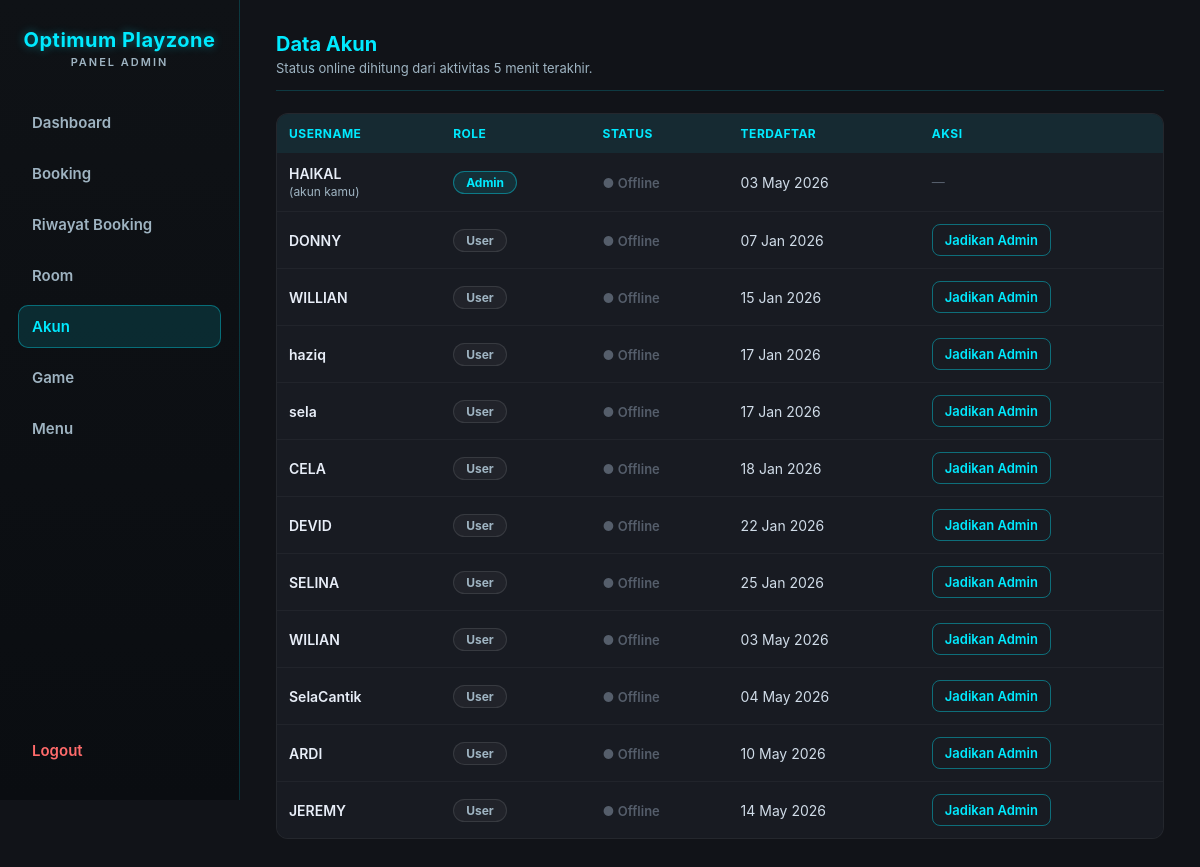
Screenshot of /KITSUNE-ADMIN.php?page=akun (signed in) with the database file from the repository.
### tables this page shows
CREATE TABLE `users` (
  `id` int(11) NOT NULL AUTO_INCREMENT,
  `username` varchar(50) NOT NULL,
  `role` enum('user','admin') NOT NULL DEFAULT 'user',
  `password` varchar(255) NOT NULL,
  `created_at` timestamp NOT NULL DEFAULT current_timestamp(),
  `last_activity` datetime DEFAULT NULL,
  PRIMARY KEY (`id`),
  UNIQUE KEY `username` (`username`)
);

### db.php (called while the page is built, shortened)
<?php
function passwordSig($hash) {
  return substr(hash('sha256', (string) $hash), 0, 16);
}
function isAdminSession($conn) {
  $id = intval($_SESSION['admin_id']);
  $stmt = $conn->prepare("SELECT password FROM users WHERE id = ? AND role = 'admin'");
  $stmt->bind_param("i", $id);
  $stmt->execute();
  $row = $stmt->get_result()->fetch_assoc();
  $ok = $row && (empty($_SESSION['admin_pw_sig']) || hash_equals($_SESSION['admin_pw_sig'], passwordSig($row['password'])));
  return $ok;
}

### KITSUNE-ADMIN.php (the view, shortened to what this page needs)
<?php
require __DIR__ . '/db.php';
function jsArg($v) {
  return htmlspecialchars(json_encode($v, JSON_HEX_TAG | JSON_HEX_APOS | JSON_HEX_QUOT | JSON_HEX_AMP | JSON_INVALID_UTF8_SUBSTITUTE), ENT_QUOTES);
}
$isAdmin = isAdminSession($conn);
$navItems = ['dashboard' => 'Dashboard', 'booking' => 'Booking', 'riwayat' => 'Riwayat Booking',
             'room' => 'Room', 'akun' => 'Akun', 'game' => 'Game', 'menu' => 'Menu'];
$page    = $_GET['page'] ?? 'dashboard';
?>
<!DOCTYPE html>
<html>
<head>
  <link rel="stylesheet" href="admin.css?v=<?= filemtime(__DIR__ . '/admin.css') ?>">
</head>
<body data-open-sec="<?= BOOKING_OPEN_SEC ?>" data-close-sec="<?= BOOKING_CLOSE_SEC ?>">
<?php if (!$isAdmin): ?>
  <div class="login-box">
    <h2>Optimum Playzone<span class="brand-sub">Login Admin</span></h2>
    <?php if (isset($error)): ?>
      <p class="error"><?= htmlspecialchars($error) ?></p>
    <?php endif; ?>
    <form method="post">
      <input name="username" placeholder="Username" required>
      <input type="password" name="password" placeholder="Password" required>
      <button name="login">Login</button>
    </form>
  </div>
<?php else: ?>
<nav class="sidebar">
  <h2>Optimum Playzone<span class="brand-sub">Panel Admin</span></h2>
  <?php foreach ($navItems as $key => $label): ?>
    <a href="?page=<?= $key ?>"<?= $page === $key ? ' class="active"' : '' ?>><?= $label ?>
    </a>
  <?php endforeach; ?>
  <form method="post" class="logout-form">
    <button type="submit" name="logout" value="1">Logout</button>
  </form>
</nav>
<main>
<?php if ($page === 'dashboard'): ?>
  <?php
    releaseNoShows($conn);
    $now        = time();
    $todayStart = strtotime('today', $now);
    $monthStart = strtotime(date('Y-m-01', $now));
    $monthEnd   = strtotime('+1 month', $monthStart);
    $bulanNama  = ['Januari','Februari','Maret','April','Mei','Juni','Juli','Agustus','September','Oktober','November','Desember'];
    $bulanIni   = $bulanNama[intval(date('n', $now)) - 1] . ' ' . date('Y', $now);
    $revenueSince = function ($from) use ($conn) {
      $stmt = $conn->prepare("SELECT COALESCE(SUM(p.amount), 0) AS s FROM booking_payments p JOIN bookings b ON b.id = p.booking_id WHERE b.payment_status <> 'cancelled' AND p.paid_at >= ?");
      $stmt->bind_param("i", $from);
      $stmt->execute();
      $s = intval($stmt->get_result()->fetch_assoc()['s']);
      $stmt->close();
      return $s;
    };
    $revToday = $revenueSince($todayStart);
    $revMonth = $revenueSince($monthStart);
    $tomorrow = $todayStart + 86400;
    $stmt = $conn->prepare("SELECT COUNT(*) AS n FROM bookings WHERE payment_status <> 'cancelled' AND start_time >= ? AND start_time < ?");
    $stmt->bind_param("ii", $todayStart, $tomorrow);
    $stmt->execute();
    $bookToday = intval($stmt->get_result()->fetch_assoc()['n']);
    $stmt->close();
    $monthStartSql = date('Y-m-d 00:00:00', $monthStart);
    $stmt = $conn->prepare("SELECT COALESCE(SUM(quantity * unit_price), 0) AS s FROM menu_orders WHERE status = 'selesai' AND created_at >= ?");
    $stmt->bind_param("s", $monthStartSql);
    $stmt->execute();
    $menuMonth = intval($stmt->get_result()->fetch_assoc()['s']);
    $stmt->close();
    $days = [];
    for ($i = 13; $i >= 0; $i--) {
      $d = strtotime("-$i day", $todayStart);
      $days[date('Y-m-d', $d)] = ['ts' => $d, 'sum' => 0, 'count' => 0];
    }
    $chartFrom = reset($days)['ts'];
    $stmt = $conn->prepare("
      SELECT DATE(FROM_UNIXTIME(p.paid_at)) AS d, SUM(p.amount) AS s, COUNT(*) AS n
      FROM booking_payments p JOIN bookings b ON b.id = p.booking_id
      WHERE b.payment_status <> 'cancelled' AND p.paid_at >= ?
      GROUP BY d
    ");
    $stmt->bind_param("i", $chartFrom);
    $stmt->execute();
    $res = $stmt->get_result();
    while ($row = $res->fetch_assoc()) {
      if (isset($days[$row['d']])) {
        $days[$row['d']]['sum'] = intval($row['s']);
        $days[$row['d']]['count'] = intval($row['n']);
      }
    }
    $stmt->close();
    $maxDay = max(1, max(array_column($days, 'sum')));
    $stmt = $conn->prepare("SELECT payment_status, source, COUNT(*) AS n FROM bookings WHERE start_time >= ? AND start_time < ? GROUP BY payment_status, source");
    $stmt->bind_param("ii", $monthStart, $monthEnd);
    $stmt->execute();
    $byStatus = ['paid' => 0, 'unpaid' => 0, 'cancelled' => 0];
    $bySource = ['online' => 0, 'walkin' => 0];
    $res = $stmt->get_result();
    while ($row = $res->fetch_assoc()) {
      $byStatus[$row['payment_status']] = ($byStatus[$row['payment_status']] ?? 0) + intval($row['n']);
      if ($row['payment_status'] !== 'cancelled') $bySource[$row['source']] += intval($row['n']);
    }
    $stmt->close();
    $totalMonth = max(1, array_sum($byStatus));
    $totalSource = max(1, array_sum($bySource));
    $stmt = $conn->prepare("
      SELECT r.title, r.console_type, COUNT(b.id) AS n, COALESCE(SUM(b.amount_paid), 0) AS s
      FROM bookings b JOIN rooms r ON r.id = b.room_id
      WHERE b.payment_status <> 'cancelled' AND b.start_time >= ? AND b.start_time < ?
      GROUP BY r.id ORDER BY n DESC, s DESC LIMIT 5
    ");
    $stmt->bind_param("ii", $monthStart, $monthEnd);
    $stmt->execute();
    $topRooms = $stmt->get_result()->fetch_all(MYSQLI_ASSOC);
    $stmt->close();
    $maxRoom = max(1, max(array_column($topRooms, 'n') ?: [0]));
    $rp = fn($n) => 'Rp' . number_format($n, 0, ',', '.');
    $hariPendek = ['Min','Sen','Sel','Rab','Kam','Jum','Sab'];
  ?>
  <div class="page-head">
    <div>
      <h2>Dashboard</h2>
      <p class="page-sub">Ringkasan pendapatan dan booking. Pendapatan dihitung dari pembayaran yang sudah diterima kasir.</p>
    </div>
    <span class="clock-chip"><?= icon('clock') ?> <?= date('d', $now) ?> <?= $bulanNama[intval(date('n', $now)) - 1] ?></span>
  </div>
  <div class="stat-row">
    <div class="stat-card stat-kosong"><span class="stat-num"><?= $rp($revToday) ?></span><span class="stat-label">Pendapatan hari ini</span></div>
    <div class="stat-card stat-tunggu"><span class="stat-num"><?= $rp($revMonth) ?></span><span class="stat-label">Pendapatan <?= $bulanIni ?></span></div>
    <div class="stat-card stat-service"><span class="stat-num"><?= $bookToday ?></span><span class="stat-label">Booking jadwal hari ini</span></div>
    <div class="stat-card stat-dipakai"><span class="stat-num"><?= $rp($menuMonth) ?></span><span class="stat-label">Penjualan menu <?= $bulanIni ?></span></div>
  </div>
  <div class="dash-grid">
    <section class="panel-card dash-chart-card">
      <h3 class="panel-title"><?= icon('clipboard') ?> Pendapatan 14 hari terakhir</h3>
      <div class="bar-chart" role="img" aria-label="Grafik batang pendapatan harian 14 hari terakhir">
        <?php foreach ($days as $date => $d): ?>
          <?php
            $h = $d['sum'] > 0 ? max(3, round($d['sum'] / $maxDay * 100)) : 0;
            $label = $hariPendek[intval(date('w', $d['ts']))] . ' ' . date('j', $d['ts']);
            $tip = date('d', $d['ts']) . ' ' . $bulanNama[intval(date('n', $d['ts'])) - 1] . ' · ' . $rp($d['sum']) . ' · ' . $d['count'] . ' pembayaran';
          ?>
          <div class="bar-col<?= $date === date('Y-m-d', $now) ? ' is-today' : '' ?>" data-tip="<?= htmlspecialchars($tip) ?>" tabindex="0">
            <div class="bar-track"><div class="bar" style="height:<?= $h ?>%"></div></div>
            <span class="bar-label"><?= $label ?></span>
          </div>
        <?php endforeach; ?>
      </div>
      <p class="chart-scale">Tertinggi: <?= $rp($maxDay > 1 ? $maxDay : 0) ?> per hari</p>
      <details class="chart-table">
        <summary>Lihat tabel data</summary>
        <div class="table-wrap">
          <table class="users-table">
            <tr><th>Tanggal</th><th>Pembayaran</th><th>Pendapatan</th></tr>
            <?php foreach (array_reverse($days, true) as $d): ?>
              <tr><td><?= date('d', $d['ts']) . ' ' . $bulanNama[intval(date('n', $d['ts'])) - 1] ?></td><td><?= $d['count'] ?></td><td><?= $rp($d['sum']) ?></td></tr>
            <?php endforeach; ?>
          </table>
        </div>
      </details>
    </section>
    <section class="panel-card">
      <h3 class="panel-title"><?= icon('check') ?> Booking <?= $bulanIni ?></h3>
      <?php
        $statusRows = [
          ['Lunas', $byStatus['paid'], 'st-paid'],
          ['Belum bayar', $byStatus['unpaid'], 'st-unpaid'],
          ['Dibatalkan', $byStatus['cancelled'], 'st-cancel'],
        ];
      ?>
      <ul class="hbar-list">
        <?php foreach ($statusRows as [$lbl, $n, $cls]): ?>
          <li class="<?= $cls ?>">
            <div class="hbar-head"><span><?= $lbl ?></span><strong><?= $n ?></strong></div>
            <div class="hbar-track"><div class="hbar" style="width:<?= round($n / $totalMonth * 100) ?>%"></div></div>
          </li>
        <?php endforeach; ?>
      </ul>
      <h4 class="dash-sub">Sumber booking (tidak termasuk batal)</h4>
      <div class="split-bar" role="img" aria-label="Online <?= $bySource['online'] ?>, Offline <?= $bySource['walkin'] ?>">
        <div class="split-online" style="width:<?= round($bySource['online'] / $totalSource * 100) ?>%"></div>
        <div class="split-offline" style="width:<?= round($bySource['walkin'] / $totalSource * 100) ?>%"></div>
      </div>
      <div class="split-legend">
        <span><i class="dot dot-online"></i> Online <strong><?= $bySource['online'] ?></strong></span>
        <span><i class="dot dot-offline"></i> Offline <strong><?= $bySource['walkin'] ?></strong></span>
      </div>
    </section>
    <section class="panel-card">
      <h3 class="panel-title"><?= icon('gamepad') ?> Ruangan terlaris <?= $bulanIni ?></h3>
      <?php if (!$topRooms): ?>
        <p class="queue-empty">Belum ada booking bulan ini.</p>
      <?php else: ?>
        <ol class="rank-list">
          <?php foreach ($topRooms as $i => $r): ?>
            <li>
              <span class="rank-no"><?= $i + 1 ?></span>
              <div class="rank-info">
                <div class="hbar-head">
                  <span><?= htmlspecialchars($r['title']) ?> <span class="console-chip c-<?= strtolower(htmlspecialchars($r['console_type'])) ?>"><?= htmlspecialchars($r['console_type']) ?></span></span>
                  <strong><?= intval($r['n']) ?> booking</strong>
                </div>
                <div class="hbar-track"><div class="hbar" style="width:<?= round(intval($r['n']) / $maxRoom * 100) ?>%"></div></div>
                <span class="cell-sub">Diterima <?= $rp(intval($r['s'])) ?></span>
              </div>
            </li>
          <?php endforeach; ?>
        </ol>
      <?php endif; ?>
    </section>
  </div>
  <div id="chartTip" class="chart-tip" hidden></div>
<?php elseif ($page === 'akun'): ?>
  <?php $users = mysqli_query($conn, "SELECT id, username, role, created_at, last_activity FROM users ORDER BY role DESC, created_at ASC"); ?>
  <div class="page-head">
    <div>
      <h2>Data Akun</h2>
      <p class="page-sub">Status online dihitung dari aktivitas 5 menit terakhir.</p>
    </div>
  </div>
  <div class="table-wrap">
    <table class="users-table">
      <tr><th>Username</th><th>Role</th><th>Status</th><th>Terdaftar</th><th>Aksi</th></tr>
      <?php while($u = mysqli_fetch_assoc($users)): ?>
      <?php
        $online  = !empty($u['last_activity']) && (time() - strtotime($u['last_activity'])) <= 300;
        $rowIsAdmin = $u['role'] === 'admin';
        $isSelf  = intval($u['id']) === intval($_SESSION['admin_id']);
      ?>
      <tr>
        <td class="cell-main"><?= htmlspecialchars($u['username']) ?><?= $isSelf ? ' <span class="cell-sub">(akun kamu)</span>' : '' ?></td>
        <td><span class="role-badge <?= $rowIsAdmin ? 'role-admin' : 'role-user' ?>"><?= $rowIsAdmin ? 'Admin' : 'User' ?></span></td>
        <td><span class="status <?= $online ? 'online' : 'offline' ?>">● <?= $online ? 'Online' : 'Offline' ?></span></td>
        <td><?= date('d M Y', strtotime($u['created_at'])) ?></td>
        <td>
          <div class="row-actions">
            <?php if ($isSelf): ?>
              <span class="muted-dash">—</span>
            <?php else: ?>
              <button class="btn-ghost-sm" onclick="toggleRole(<?= intval($u['id']) ?>, <?= jsArg($u['username']) ?>)">
                <?= $rowIsAdmin ? 'Jadikan User' : 'Jadikan Admin' ?>
              </button>
            <?php endif; ?>
          </div>
        </td>
      </tr>
      <?php endwhile; ?>
    </table>
  </div>
<?php endif; ?>
</main>
<?php endif; ?>
</body>
</html>

### rows the page displays
users: username "HAIKAL", shows "(akun kamu)", role "Admin", shows "Offline", created_at "03 May 2026"
users: username "DONNY", role "User", shows "Offline", created_at "07 Jan 2026"
users: username "WILLIAN", role "User", shows "Offline", created_at "15 Jan 2026"
users: username "haziq", role "User", shows "Offline", created_at "17 Jan 2026"
users: username "sela", role "User", shows "Offline", created_at "17 Jan 2026"
users: username "CELA", role "User", shows "Offline", created_at "18 Jan 2026"
users: username "DEVID", role "User", shows "Offline", created_at "22 Jan 2026"
users: username "SELINA", role "User", shows "Offline", created_at "25 Jan 2026"
users: username "WILIAN", role "User", shows "Offline", created_at "03 May 2026"
users: username "SelaCantik", role "User", shows "Offline", created_at "04 May 2026"
users: username "ARDI", role "User", shows "Offline", created_at "10 May 2026"
users: username "JEREMY", role "User", shows "Offline", created_at "14 May 2026"

### other values shown
$label "Dashboard"
$label "Booking"
$label "Riwayat Booking"
$label "Room"
$label "Akun"
$label "Game"
$label "Menu"
